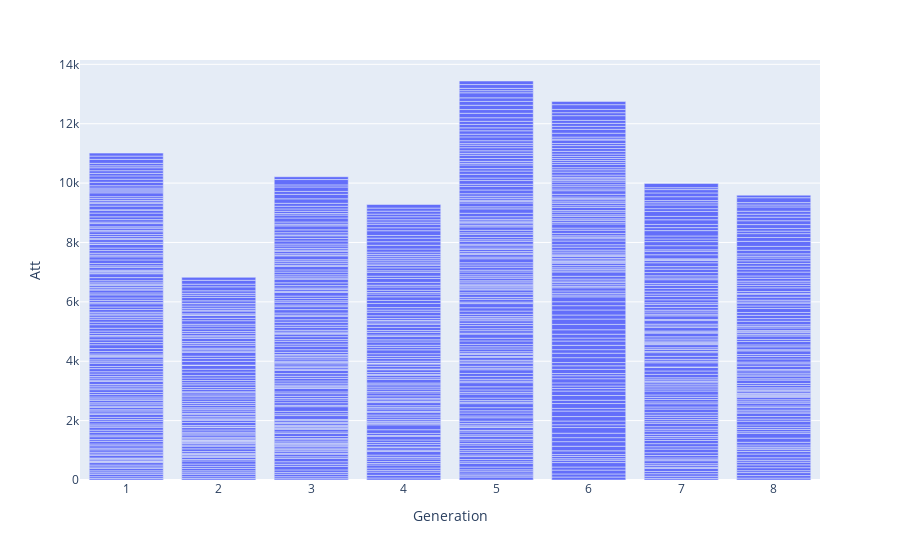

Notebook source saved alongside this figure:
### Markdown cell above
E lá vamos nós, começando pelo gráfico mais popular de todos, o gráfico de barra/coluna. A princípio, precisamos apenas 2 comandos: o comando que gera o gráfico e armazena em um objeto do tipo `Figure`; e o comando que plota a figura gerada.

### Code cell
# gera a figura chamando a função bar()
# o primeiro parâmetro é o DataFrame e os seguintes 
# são as colunas do DataFrame que serão os eixos X e Y.
fig = px.bar(pokemons, x='Generation', y='Att')

# função para plotar a imagem
fig.show()

### Figure 1 — Plotly figure (JSON) as saved in the notebook; plotly's stock layout.template omitted (floating-point values rounded to 4 significant figures; data arrays with more than 128 entries replaced by an {"elided": "..."} marker saying what was removed)
{"data": [{"alignmentgroup": "True", "hovertemplate": "Generation=%{x}<br>Att=%{y}<extra></extra>", "legendgroup": "", "marker": {"color": "#636efa", "pattern": {"shape": ""}}, "name": "", "offsetgroup": "", "orientation": "v", "showlegend": false, "textposition": "auto", "type": "bar", "x": {"elided": "1032 int values"}, "xaxis": "x", "y": {"elided": "1032 int values"}, "yaxis": "y"}], "layout": {"barmode": "relative", "legend": {"tracegroupgap": 0}, "margin": {"t": 60}, "xaxis": {"anchor": "y", "domain": [0, 1], "title": {"text": "Generation"}}, "yaxis": {"anchor": "x", "domain": [0, 1], "title": {"text": "Att"}}}}
